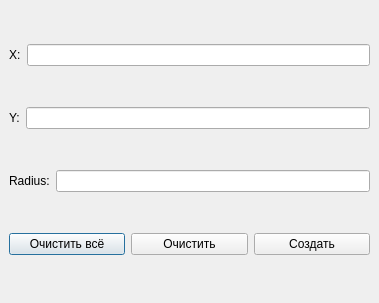
<?xml version="1.0" encoding="UTF-8"?>
<ui version="4.0">
 <class>AddDataForm</class>
 <widget class="QDialog" name="AddDataForm">
  <property name="geometry">
   <rect>
    <x>0</x>
    <y>0</y>
    <width>379</width>
    <height>303</height>
   </rect>
  </property>
  <property name="windowTitle">
   <string>Dialog</string>
  </property>
  <widget class="QWidget" name="gridLayoutWidget">
   <property name="geometry">
    <rect>
     <x>9</x>
     <y>9</y>
     <width>361</width>
     <height>281</height>
    </rect>
   </property>
   <layout class="QGridLayout" name="gridLayout">
    <item row="2" column="0">
     <layout class="QHBoxLayout" name="horizontalLayout_3">
      <item>
       <widget class="QLabel" name="label_3">
        <property name="text">
         <string>Radius:</string>
        </property>
       </widget>
      </item>
      <item>
       <widget class="QLineEdit" name="lineEdit_3"/>
      </item>
     </layout>
    </item>
    <item row="0" column="0">
     <layout class="QHBoxLayout" name="horizontalLayout">
      <item>
       <widget class="QLabel" name="label">
        <property name="text">
         <string>X:</string>
        </property>
       </widget>
      </item>
      <item>
       <widget class="QLineEdit" name="lineEdit"/>
      </item>
     </layout>
    </item>
    <item row="1" column="0">
     <layout class="QHBoxLayout" name="horizontalLayout_2">
      <item>
       <widget class="QLabel" name="label_2">
        <property name="text">
         <string>Y:</string>
        </property>
       </widget>
      </item>
      <item>
       <widget class="QLineEdit" name="lineEdit_2"/>
      </item>
     </layout>
    </item>
    <item row="3" column="0">
     <layout class="QHBoxLayout" name="horizontalLayout_4">
      <item>
       <layout class="QHBoxLayout" name="horizontalLayout_5">
        <item>
         <widget class="QPushButton" name="pushButton">
          <property name="text">
           <string>Очистить всё</string>
          </property>
         </widget>
        </item>
        <item>
         <widget class="QPushButton" name="pushButton_2">
          <property name="text">
           <string>Очистить</string>
          </property>
         </widget>
        </item>
        <item>
         <widget class="QPushButton" name="pushButton_3">
          <property name="text">
           <string>Создать</string>
          </property>
         </widget>
        </item>
       </layout>
      </item>
     </layout>
    </item>
   </layout>
  </widget>
 </widget>
 <resources/>
 <connections/>
</ui>
